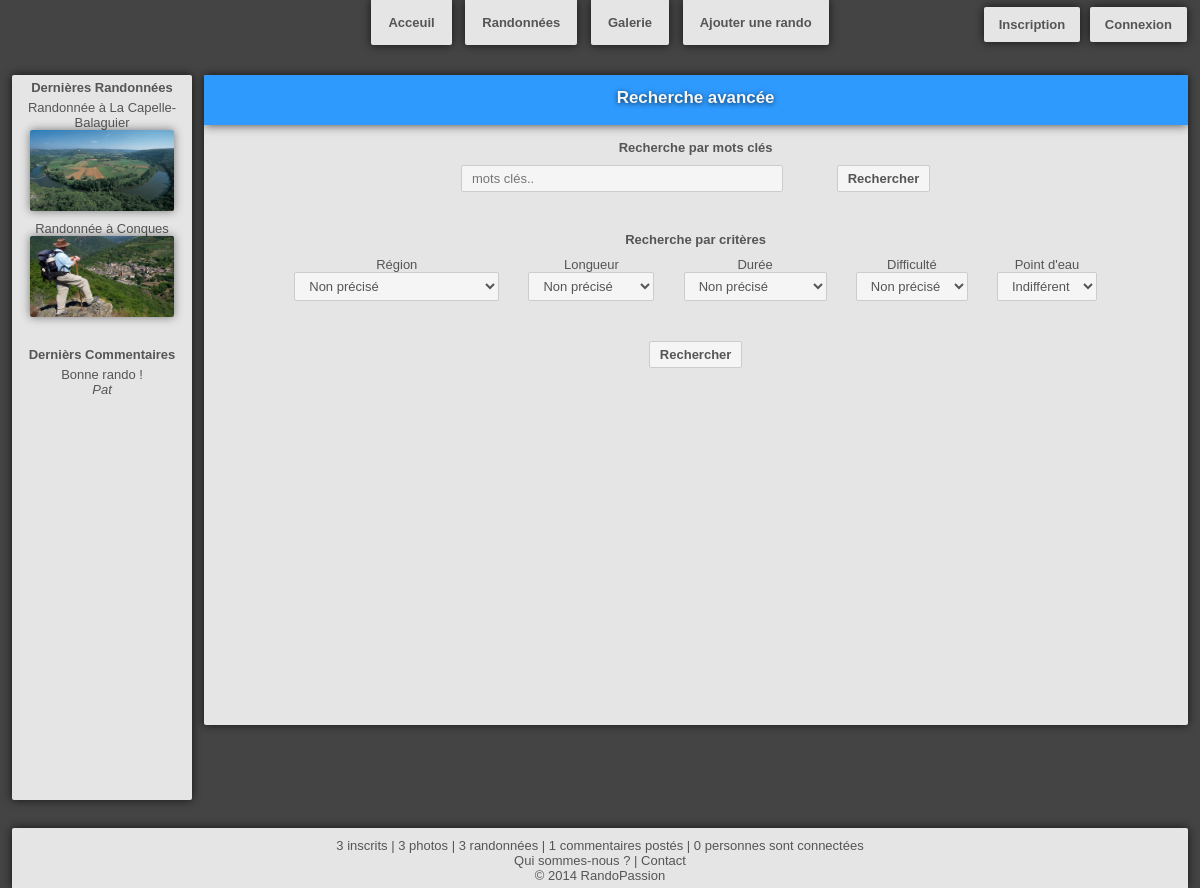
The page /index.php?page=recherche on the database its author committed.
### tables this page shows
CREATE TABLE IF NOT EXISTS `rando` (
	`code` int(10) NOT NULL AUTO_INCREMENT,
	`titre` varchar(150) NOT NULL,
	`longueur` float unsigned NOT NULL,
	`duree` time NOT NULL,
	`difficulte` int(1) NOT NULL,
	`descriptif` text NOT NULL,
	`note` int(1) DEFAULT NULL,
	`point_eau` tinyint(1) DEFAULT NULL,
	`denivele` int(4) DEFAULT NULL,
	`equipement` varchar(150) DEFAULT NULL,
	`date_insertion` datetime NOT NULL,
	`valide` tinyint(1) NOT NULL,
	`parcours` blob NOT NULL,
	`region` varchar(2) NOT NULL,
	`photo_principale` int(10) NOT NULL,
	`auteur` varchar(30) NOT NULL,
	`galerie` int(10) DEFAULT NULL,
	PRIMARY KEY (`code`),
	FOREIGN KEY (`region`) REFERENCES `regions`(`num_region`),
	FOREIGN KEY (`photo_principale`) REFERENCES `photo`(`numero`),
	FOREIGN KEY (`auteur`) REFERENCES `membre`(`pseudo`),
	FOREIGN KEY (`galerie`) REFERENCES `galerie`(`numero`),
	CHECK (difficulte BETWEEN 0 and 5),
	CHECK (note BETWEEN 0 and 5)
);

CREATE TABLE IF NOT EXISTS `photo` (
	`numero` int(10) NOT NULL AUTO_INCREMENT,
	`nom` blob NOT NULL,
	`galerie` int(10) NOT NULL,
	`descriptif` text DEFAULT NULL,
	PRIMARY KEY (`numero`),
	FOREIGN KEY (`galerie`) REFERENCES `galerie`(`numero`)
);

CREATE TABLE IF NOT EXISTS `commentaire` (
	`numero` int(10) NOT NULL AUTO_INCREMENT,
	`date` datetime NOT NULL,
	`auteur` varchar(30) NOT NULL,
	`code_rando` int(10) NOT NULL,
	`commentaire` text NOT NULL,
	`note` int(1) DEFAULT NULL,
	PRIMARY KEY (`numero`),
	FOREIGN KEY (`code_rando`) REFERENCES `rando`(`code`),
	FOREIGN KEY (`auteur`) REFERENCES `membre`(`pseudo`),
	CHECK (note BETWEEN 0 and 5)
);

### Controller/c_recherche_avancee.php (called while the page is built, shortened)
<?php
include_once('View/v_recherche_avancee.php');

### Controller/c_activitees_recentes.php (called while the page is built)
<?php
include_once('bin/params.php');
include_once('Models/m_activitees_recentes.php');
$liste_rando = last_rando(3);
$liste_com = last_comment(3);
include_once('View/v_activitees_recentes.php');

### Models/m_activitees_recentes.php (called while the page is built, shortened)
<?php
function last_rando($nombre){
	global $bdd;
	$query = '	SELECT titre, photo.nom AS nom_photo , galerie.nom AS nom_galerie
				FROM rando, photo, galerie
				WHERE rando.photo_principale = photo.numero
				AND photo.galerie = galerie.numero
				ORDER BY date_insertion DESC
				LIMIT 0, '.$nombre;
	$exec = $bdd->query($query) or die(print_r($erreur -> errorInfo()));
	$data = $exec->fetchAll();
	return $data;
}
function last_comment($nombre){
	global $bdd;
	$query = '	SELECT commentaire, auteur
				FROM commentaire
				ORDER BY date DESC
				LIMIT 0, '.$nombre;
	$exec = $bdd->query($query) or die(print_r($erreur -> errorInfo()));
	$data = $exec->fetchAll();
	return $data;
}

### View/v_recherche_avancee.php (the view, shortened to what this page needs)
<!DOCTYPE html>
<html lang="fr">
	<body>
        <div id="corps">
            <?php include_once('Controller/c_activitees_recentes.php'); ?>
            <section id="rando">
                <div id="titre_recherche_avancee">
                    <p>Recherche avancée</p>
                </div>
                <form method="post" action="index.php?page=recherche">
                    <div id="recherche_mot_cle">
                        <p>Recherche par mots clés</p>
                        <input type="text" name="title" placeholder="mots clés.." autocomplete="off"/>
                        <input type="submit" name="envoie_titre" value="Rechercher"/>
                    </div>
                    <div id="recherche_criteres">
                    	<p>Recherche par critères</p>
                        <div class="critere">
                            <label for="s_region">Région</label><br/>
                            <?php
                                echo'<select id="s_region" name="s_region">';
                                echo'<option value="not_clarify">Non précisé</option>';
                                echo'</select>';
                            ?>
    					</div>
                        <div class="critere">
                            <label for="distance">Longueur</label><br/>
                            <select id="distance" name="distance">
                                <option value="non_precise" selected="selected">Non précisé</option>
                            </select>
                        </div>
                        <div class="critere">
                            <label for="time">Durée</label><br/>
                            <select id="time" name="time">
                                <option value="time_non_precise" selected="selected">Non précisé</option>
                            </select>
                        </div>
                        <div class="critere">
                            <label for="difficulty">Difficulté</label><br/>
                            <select id="difficulty" name="difficulty">
                                <option value="difficulte_non_precise" selected="selected">Non précisé</option>
                            </select>
                        </div>
                        <div class="critere">
                            <label for="water">Point d'eau</label><br/>
                            <select id="water" name="water">
                                <option value="0" selected="selected">Indifférent</option>
                            </select>
                        </div>
                        <input type="submit" value="Rechercher" name="envoie_formulaire"/>
                    </div>
                </form>
            </section>
        </div>
	</body>
</html>

### View/v_activitees_recentes.php
<aside>
    <p>Dernières Randonnées</p>
    <center>
		<?php
        foreach($liste_rando as $rando){
            echo $rando['titre'].'</br>';
            echo '<img src="Resources/Galerie/'.$rando['nom_galerie'].'/'.$rando['nom_photo'].'" width="144px" height="81px;"/><br/>';
        }
        ?>
    </center>
    <br/>
	<p>Dernièrs Commentaires</p>
    <center>
		<?php
        foreach($liste_com as $com){
			echo $com['commentaire'].'</br>';
			echo '<em>'.$com['auteur'].'</em><br/>';
        }
        ?>
</aside>

### CSS/Design.css (style rules this page uses)
* { font-family: "Trebuchet MS", Arial, Helvetica, sans-serif; font-size: 13px; color: #555555; padding: 0px; margin: 0px; text-decoration: none; list-style-type: none; outline: none; resize: none; border: none; }
html, body { height: 100%; width: 100%; min-width: 1000px; height: 100%; background-color: #444444; }
#corps { height: auto; min-height: 80%; width: 100%; min-width: 1000px; margin-top: 15px; margin-bottom: 15px; margin-left: auto; margin-right: auto; }
aside { display: inline-block; width: 15%; height: 725px; margin-left: 1%; margin-right: -4px; background-color: #E5E5E5; border-radius: 2px; box-shadow: 0px 0px 10px 0px rgba(0, 0, 0, 0.7); overflow: hidden; }
aside p { text-align: center; font-weight: bold; margin: 5px; }
aside img { border-radius: 2px; margin-bottom: 7px; box-shadow: 0px 0px 10px 0px rgba(0, 0, 0, 0.5); }
section { display: inline-block; width: 82%; min-height: 650px; margin-left: 1%; margin-right: auto; background-color: #E5E5E5; vertical-align: top; border-radius: 2px; box-shadow: 0px 0px 8px 0px rgba(0, 0, 0, 0.7); overflow: hidden; }
section#rando div#titre_recherche_avancee { width: 100%; height: 50px; background-color: #2E9AFE; box-shadow: 0px 0px 10px 0px rgba(0, 0, 0, 0.7); }
section#rando div#titre_recherche_avancee p { padding-top: 13px; text-align: center; color: #F5F6F7; font-weight: bold; font-size: 1.3em; text-shadow: 0px 1px 5px rgba(0, 0, 0, 0.7); }
section#rando form div { margin-top: 15px; margin-bottom: 40px; text-align: center; }
section#rando form div p { font-weight: bold; margin-bottom: 10px; }
section#rando form div input, section#rando form div select { padding-top: 5px; padding-bottom: 5px; padding-right: 10px; padding-left: 10px; border-radius: 2px; border: solid 1px #CCC; background-color: #F5F5F5; }
section#rando form div input[type="submit"] { cursor: pointer; font-weight: bold; margin-left: 50px; }
section#rando form div#recherche_mot_cle input[type="text"] { width: 300px; }
section#rando form div#recherche_criteres div.critere { display: inline-block; margin-top: 0px; margin-left: 1.3%; margin-right: 1.3%; }
section#rando form div#recherche_criteres div.critere select { cursor: pointer; }
section#rando form div#recherche_criteres input[type="submit"] { margin-right: 50px; }

### rows shown on the page
rando: titre "Randonnée à La Capelle-Balaguier", photo_principale.nom (picture)
rando: titre "Randonnée à Conques", photo_principale.nom (picture)
commentaire: commentaire "Bonne rando !", auteur "Pat"

### other values the page prints
$nb_membre "3"
$nb_photo "3"
$nb_rando "3"
$nb_comment "1"
$nb_connecte "0"
